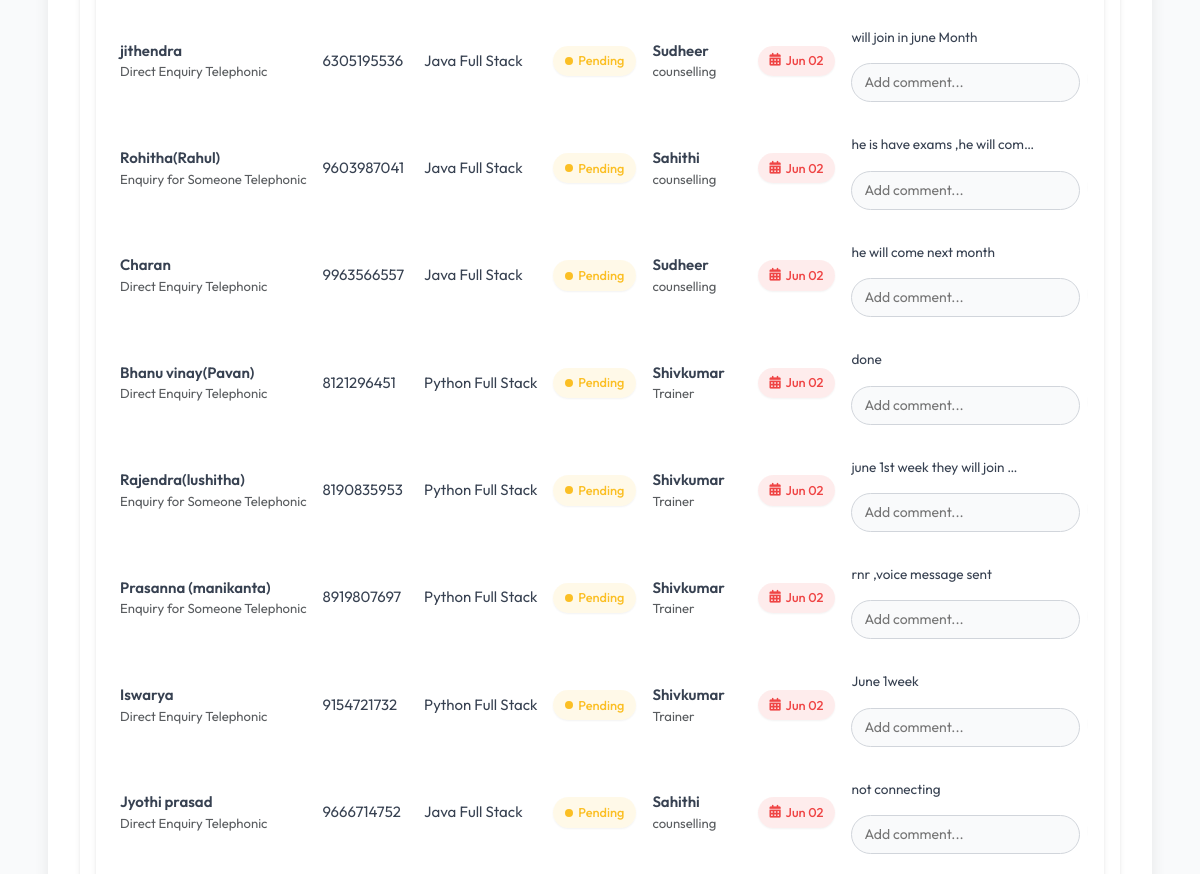
Page /today-followups/ (signed in, middle part) on the earlier database version.
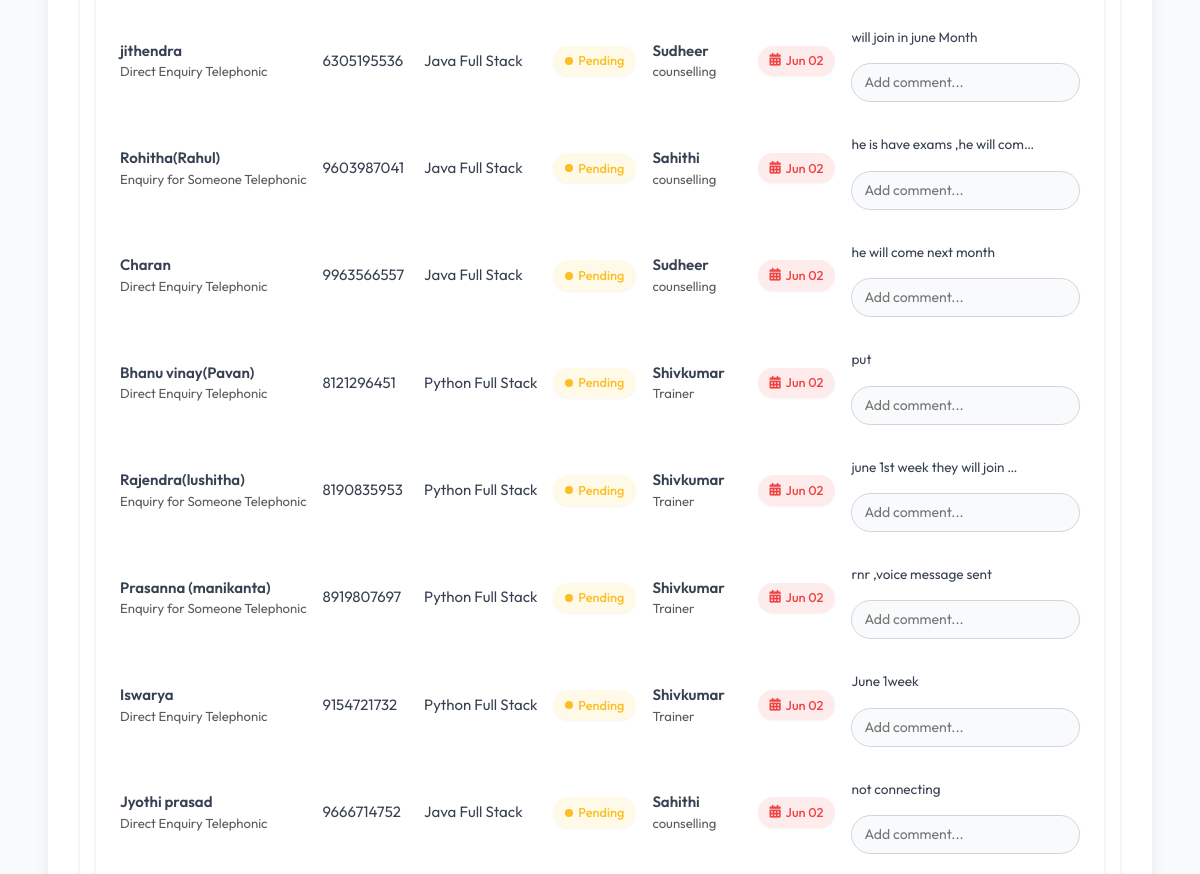
Same page on the later database version.
### enquiry/models.py (models this page shows, shortened)
class Comment(models.Model):
    enquiry = models.ForeignKey(Enquiry, on_delete=models.CASCADE, related_name='comments')
    comment = models.TextField()
    created_at = models.DateTimeField(default=timezone.now)
    class Meta:
        get_latest_by = 'created_at'
        ordering = ['-created_at']

### enquiry/views.py (the view)
# urls.py: path('today-followups/', views.today_followups, name='today_followups'),
@login_required(login_url='accounts:login')
def today_followups(request):
    today = get_ist_time().date()
    enquiries = Enquiry.objects.filter(followup_date=today, status='pending')
    return render(request, 'today_followups.html', {'enquiries': enquiries, 'today': today})

### enquiry/models.py (called while the page is built)
    @property
    def actual_collected(self):
        from .models import PaymentHistory
        total = PaymentHistory.objects.filter(
            payment_date__year=self.year,
            payment_date__month=self.month
        ).aggregate(Sum('amount_paid'))['amount_paid__sum'] or Decimal('0.00')
        return total

### enquiry/views.py (called while the page is built)
def get_ist_time():
    return datetime.now(IST)

### template/today_followups.html (shortened to what this page needs)
{% extends 'base.html' %}
{% block extra_css %}
<link rel="stylesheet" href="https://cdn.datatables.net/1.13.6/css/dataTables.bootstrap5.min.css">
<link rel="stylesheet" href="https://cdnjs.cloudflare.com/ajax/libs/font-awesome/6.4.0/css/all.min.css">
{% endblock %}
{% block content %}
<div class="app-wrapper">
    <div class="data-card">
        <div class="card-body p-0">
            <div class="data-table-wrapper">
                <table id="enquiryTable" class="display nowrap w-100">
                    <tbody>
                        {% for enquiry in enquiries %}
                        <tr id="enquiry-row-{{ enquiry.id }}">
                            <td>
                                <div class="fw-semibold">{{ enquiry.name }}</div>
                                <div class="text-muted small">{{ enquiry.get_enquiry_type_display }}</div>
                            </td>
                            <td>{{ enquiry.mobile }}</td>
                            <td>{{ enquiry.get_subject_display }}</td>
                            <td>
                                <span class="status-badge status-{{ enquiry.status|slugify }}"
                                      data-status="{{ enquiry.status }}"
                                      data-enquiry-id="{{ enquiry.id }}">
                                    {{ enquiry.get_status_display }}
                                </span>
                            </td>
                            <td>
                                <div class="fw-semibold">{{ enquiry.counsellor.name }}</div>
                                <div class="text-muted small">{{ enquiry.counsellor.department }}</div>
                            </td>
                            <td>
                                <div class="followup-date {% if enquiry.followup_date <= today %}urgent{% endif %}"
                                     data-enquiry-id="{{ enquiry.id }}">
                                    <i class="fas fa-calendar-alt"></i>
                                    {% if enquiry.followup_date %}
                                        {{ enquiry.followup_date|date:"M d" }}
                                    {% else %}
                                        Set Date
                                    {% endif %}
                                </div>
                            </td>
                            <td>
                                <div id="comment-container-{{ enquiry.id }}">
                                    {% with enquiry.comments.all|first as comment %}
                                        {% if comment %}
                                            <div class="comment-preview"
                                                 title="{{ comment.comment }}"
                                                 data-enquiry-id="{{ enquiry.id }}">
                                                {{ comment.comment|truncatechars:30 }}
                                            </div>
                                        {% else %}
                                            <span class="text-muted">No comments</span>
                                        {% endif %}
                                    {% endwith %}
                                </div>
                                <div class="comment-input-group">
                                    <input type="text"
                                           id="comment-input-{{ enquiry.id }}"
                                           class="comment-input"
                                           placeholder="Add comment...">
                                </div>
                            </td>
                        </tr>
                        {% endfor %}
                    </tbody>
                </table>
            </div>
        </div>
    </div>
</div>
{% endblock %}

Differences in the rows shown:
no longer on this page (row unchanged): Comment: comment "done"
added Comment: comment "put"
